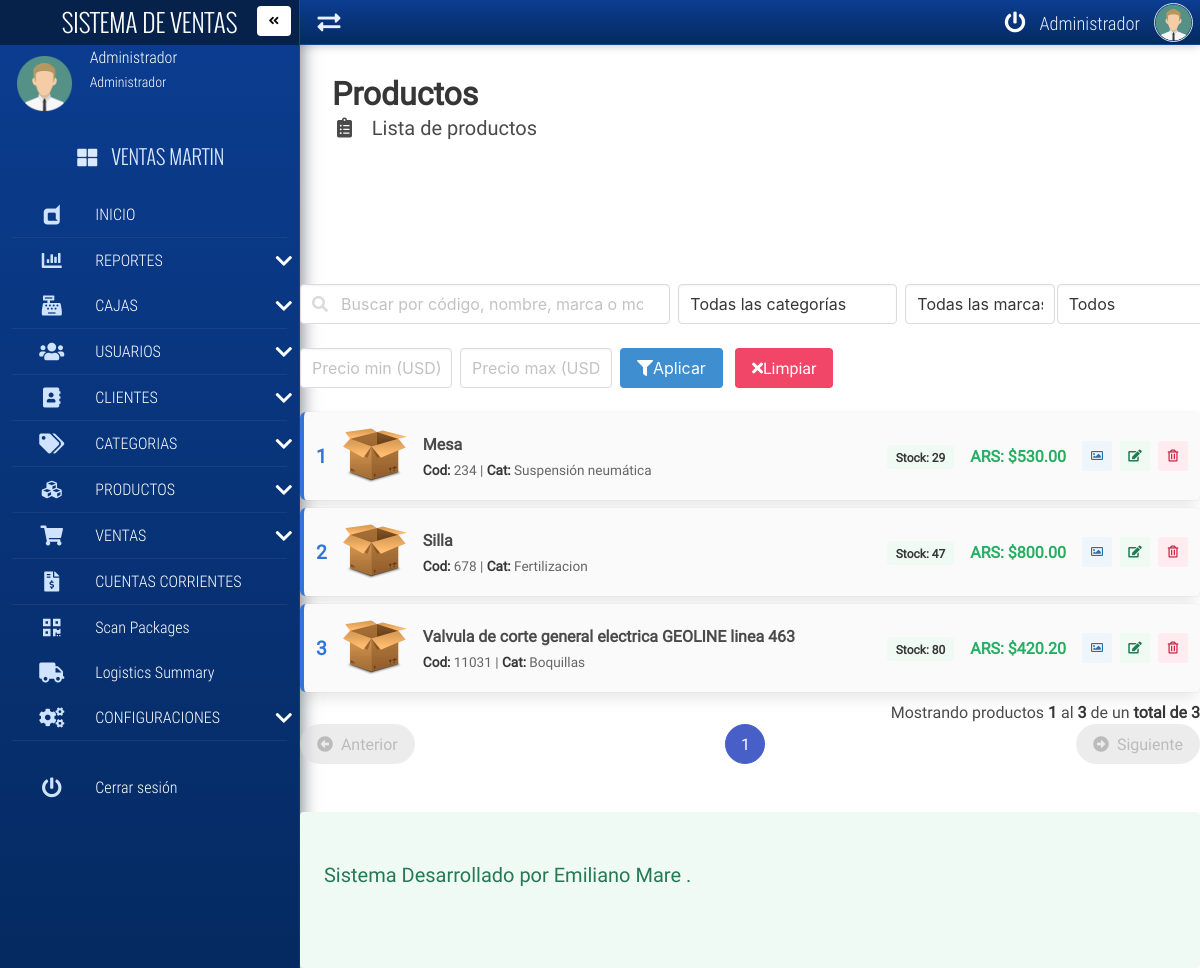
Screenshot of /VENTAS/productList/ (signed in) with the database file from the repository.
### tables this page shows
CREATE TABLE `producto` (
  `producto_id` int(20) NOT NULL,
  `producto_codigo` varchar(77) NOT NULL,
  `producto_nombre` varchar(100) NOT NULL,
  `producto_stock_total` int(25) NOT NULL,
  `producto_tipo_unidad` varchar(20) NOT NULL,
  `producto_precio_compra` decimal(30,2) NOT NULL,
  `producto_precio_venta` decimal(30,2) NOT NULL,
  `producto_marca` varchar(35) NOT NULL,
  `producto_modelo` varchar(35) NOT NULL,
  `producto_estado` varchar(20) NOT NULL,
  `producto_foto` varchar(500) NOT NULL,
  `categoria_id` int(7) NOT NULL
);

CREATE TABLE `categoria` (
  `categoria_id` int(7) NOT NULL,
  `categoria_nombre` varchar(50) NOT NULL,
  `categoria_ubicacion` varchar(150) NOT NULL
);

### VENTAS/autoload.php (called while the page is built, shortened)
<?php
    spl_autoload_register(function($clase){
        $archivo= __DIR__."/".$clase.".php";
        $archivo=str_replace("\\","/",$archivo);
    });

### VENTAS/app/controllers/productController.php (the view, shortened to what this page needs)
<?php
	class productController extends mainModel{
		public function listarProductoControlador($pagina,$registros,$url,$busqueda,$categoria,$marca="",$stock_filter="all",$precio_min="",$precio_max=""){
			$pagina=$this->limpiarCadena($pagina);
			$registros=$this->limpiarCadena($registros);
			$categoria=$this->limpiarCadena($categoria);
			$url=$this->limpiarCadena($url);
			if($categoria>0){
				$url=APP_URL.$url."/".$categoria."/";
			}else{
				$url=APP_URL.$url."/";
			}
			$busqueda=$this->limpiarCadena($busqueda);
		$tabla="";
		$pagina = (isset($pagina) && $pagina>0) ? (int) $pagina : 1;
		$inicio = ($pagina>0) ? (($pagina * $registros)-$registros) : 0;
		$campos="producto.producto_id,producto.producto_codigo,producto.producto_nombre,producto_stock_total,producto.producto_precio_venta,producto.producto_foto,categoria.categoria_nombre";
		$extraWhere = "";
		if(isset($busqueda) && $busqueda!=""){
			$consulta_datos="SELECT $campos FROM producto INNER JOIN categoria ON producto.categoria_id=categoria.categoria_id WHERE (producto_codigo LIKE '%$busqueda%' OR producto_nombre LIKE '%$busqueda%' OR producto_marca LIKE '%$busqueda%' OR producto_modelo LIKE '%$busqueda%') $extraWhere ORDER BY producto_nombre ASC LIMIT $inicio,$registros";
			$consulta_total="SELECT COUNT(producto_id) FROM producto WHERE (producto_codigo LIKE '%$busqueda%' OR producto_nombre LIKE '%$busqueda%' OR producto_marca LIKE '%$busqueda%' OR producto_modelo LIKE '%$busqueda%') $extraWhere";
	    }else{
			$consulta_datos="SELECT $campos FROM producto INNER JOIN categoria ON producto.categoria_id=categoria.categoria_id WHERE 1=1 $extraWhere ORDER BY producto_nombre ASC LIMIT $inicio,$registros";
			$consulta_total="SELECT COUNT(producto_id) FROM producto WHERE 1=1 $extraWhere";
			}
			$datos = $this->ejecutarConsulta($consulta_datos);
			$datos = $datos->fetchAll();
			$total = $this->ejecutarConsulta($consulta_total);
			$total = (int) $total->fetchColumn();
			$numeroPaginas =ceil($total/$registros);
		    if($total>=1 && $pagina<=$numeroPaginas){
				$contador=$inicio+1;
				$pag_inicio=$inicio+1;
				foreach($datos as $rows){
					$color_stock = $rows['producto_stock_total'] > 10 ? 'is-success' : ($rows['producto_stock_total'] > 0 ? 'is-warning' : 'is-danger');
					$tabla.='
						<div class="box product-item" style="padding: 0.75rem; margin-bottom: 0.5rem; background-color: #fafafa; border-left: 4px solid #3273dc;">
							<div class="pi-meta" style="display:flex; align-items:center; gap:1rem;">
								<span style="font-weight: bold; color: #3273dc; font-size: 1.2em;">'.$contador.'</span>
								<figure class="image" style="width:64px; height:64px; margin:0;">
									<img src="'.($rows['producto_foto'] && is_file("./app/views/productos/".$rows['producto_foto']) ? APP_URL.'app/views/productos/'.$rows['producto_foto'] : APP_URL.'app/views/productos/default.png').'" alt="'.htmlspecialchars($rows['producto_nombre']).'" style="object-fit:cover; border-radius:3px; width:64px; height:64px; max-width:100%;">
								</figure>
							</div>
							<div class="pi-details" style="flex:1 1 auto; min-width:0;">
								<p style="font-weight:bold; margin:0 0 .25rem 0;">'.$rows['producto_nombre'].'</p>
								<p style="margin:.25rem 0; font-size:.85em; color:#666; margin-bottom:0;">
									<strong>Cod:</strong> '.$rows['producto_codigo'].' | <strong>Cat:</strong> '.$rows['categoria_nombre'].'
								</p>
							</div>
							<div class="pi-stock" style="flex:0 0 auto; text-align:center; min-width:0;">
								<span class="tag '.$color_stock.' is-light"><strong>Stock: '.$rows['producto_stock_total'].'</strong></span>
							</div>
							<div class="pi-prices" style="flex:0 0 auto; text-align:center; min-width:0;">
								<p style="margin:.25rem 0;">
									<strong style="color:#27ae60;">ARS: $' . number_format($rows['producto_precio_venta'], 2, MONEDA_SEPARADOR_DECIMAL, MONEDA_SEPARADOR_MILLAR) . '</strong>
								</p>
							</div>
							<div class="pi-actions" style="display:flex; gap:.5rem; align-items:center; min-width:0;">
								<a href="'.APP_URL.'productPhoto/'.$rows['producto_id'].'/" class="button is-info is-light is-small" title="Cambiar foto">
									<span class="icon"><i class="far fa-image"></i></span>
								</a>
								<a href="'.APP_URL.'productUpdate/'.$rows['producto_id'].'/" class="button is-success is-light is-small" title="Editar">
									<span class="icon"><i class="fas fa-edit"></i></span>
								</a>
								<form class="FormularioAjax" action="'.APP_URL.'app/ajax/productoAjax.php" method="POST" autocomplete="off" style="display:inline; margin:0;">
									<input type="hidden" name="producto_id" value="'.$rows['producto_id'].'">
									<button type="submit" class="button is-danger is-light is-small" title="Eliminar">
										<span class="icon"><i class="far fa-trash-alt"></i></span>
									</button>
								</form>
							</div>
						</div>';
					$contador++;
				}
				$pag_final=$contador-1;
			}
			if($total>0 && $pagina<=$numeroPaginas){
				$tabla.='<p class="has-text-right">Mostrando productos <strong>'.$pag_inicio.'</strong> al <strong>'.$pag_final.'</strong> de un <strong>total de '.$total.'</strong></p>';
				$tabla.=$this->paginadorTablas($pagina,$numeroPaginas,$url,7);
			}
			return $tabla;
		}
		public function listarMarcasProducto(){
			$consulta = "SELECT DISTINCT producto_marca FROM producto WHERE producto_marca<>'' ORDER BY producto_marca ASC";
			return $this->ejecutarConsulta($consulta);
		}
	}

### rows the page displays
producto: producto_nombre "Mesa", producto_codigo "234", categoria.categoria_nombre "Suspensión neumática", producto_stock_total "29", producto_precio_venta "530.00"
producto: producto_nombre "Silla", producto_codigo "678", categoria.categoria_nombre "Fertilizacion", producto_stock_total "47", producto_precio_venta "800.00"
producto: producto_nombre "Valvula de corte general electrica GEOLINE linea 463", producto_codigo "11031", categoria.categoria_nombre "Boquillas", producto_stock_total "80", producto_precio_venta "420.20"

### other values shown
$_SESSION['nombre'] "Administrador"
$_SESSION['usuario'] "Administrador"
APP_NAME "VENTAS MARTIN"
$pag_inicio "1"
$pag_final "3"
$total "3"
